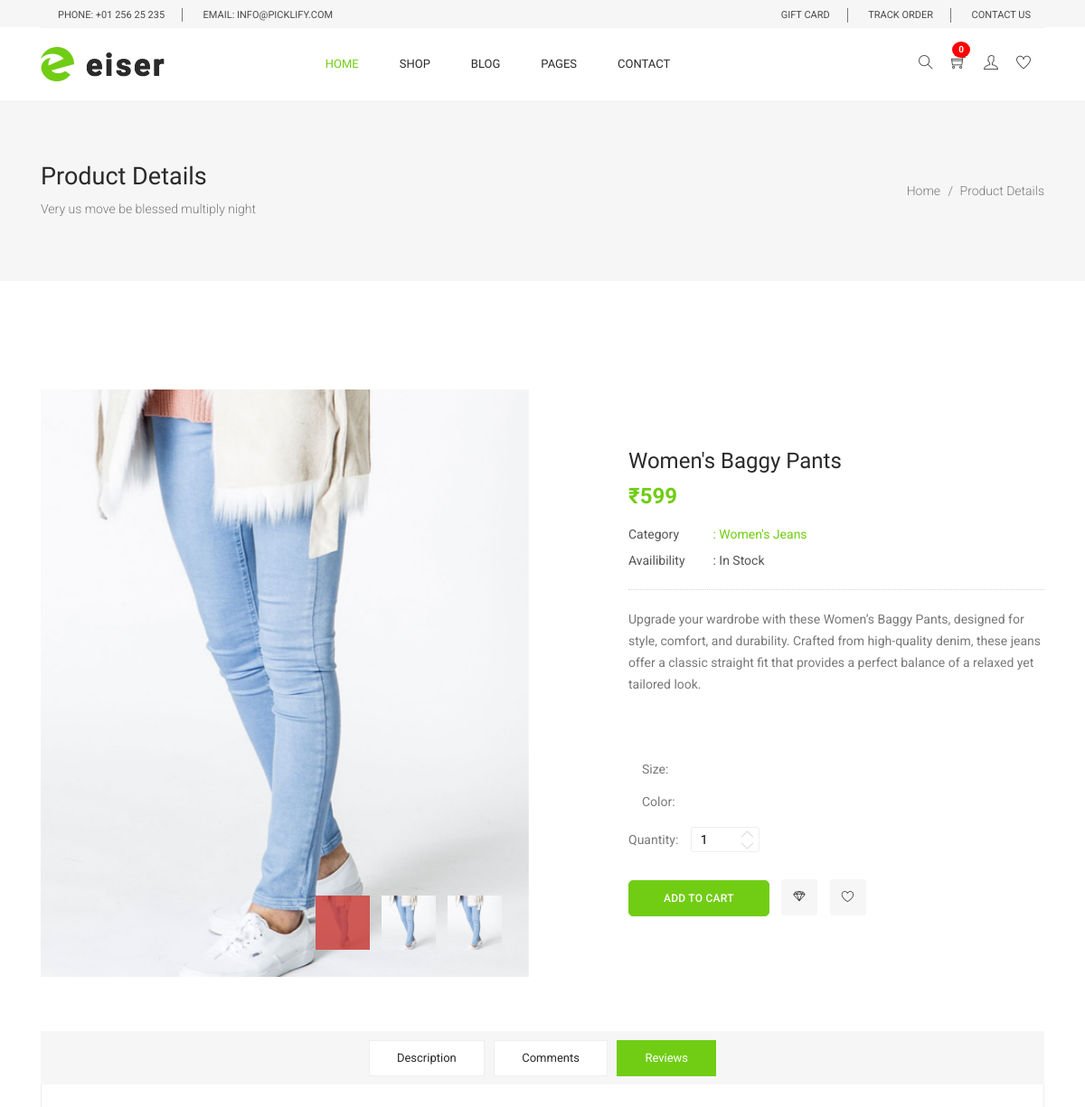
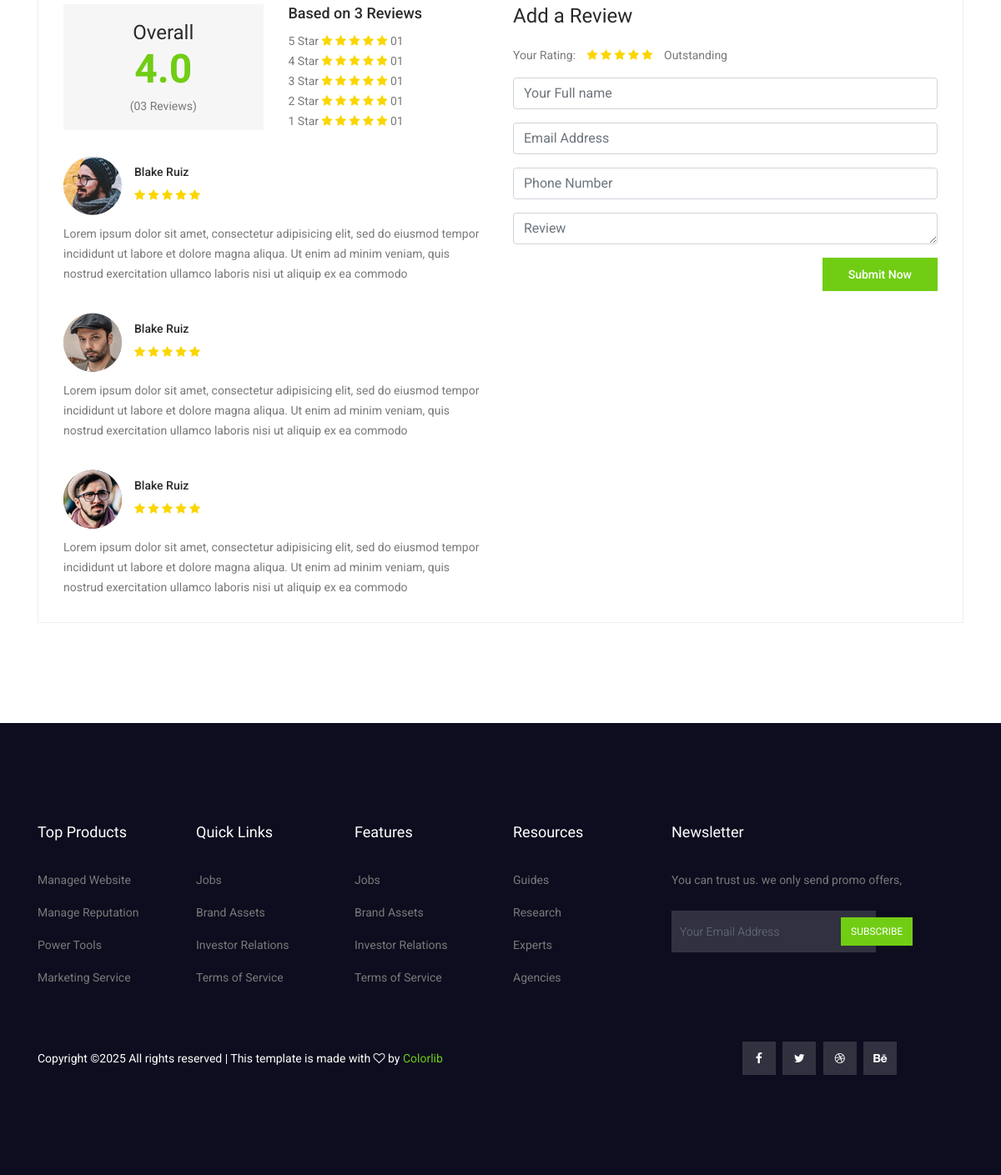
Page /product/womens-baggy-pants/ on the committed database (2 pictures, top to bottom).
### products/models.py (models this page shows, shortened)
class ProductImage(BaseModel):
    product = models.ForeignKey(Product, on_delete=models.CASCADE, related_name="product_images")
    image = models.ImageField(upload_to="product")

class Product(BaseModel):
    product_name = models.CharField(max_length=100)
    slug = models.SlugField(unique=True, null=True, blank=True)
    category = models.ForeignKey(Category, on_delete=models.CASCADE, related_name="products")
    price = models.IntegerField()
    product_description = models.TextField()
    color_variant = models.ManyToManyField(ColorVariant, blank=True)
    size_variant = models.ManyToManyField(SizeVariant, blank=True)

class Category(BaseModel):
    category_name = models.CharField(max_length=100)
    slug = models.SlugField(unique=True, null=True, blank=True)
    category_image = models.ImageField(upload_to="categories")
    def __str__(self) -> str:
        return self.category_name

### products/views.py (the view)
# urls.py: path('<slug>/', get_product, name='get_product'),
def get_product(request, slug):
    try:
        product = Product.objects.get(slug=slug)
        random_products = Product.objects.exclude(slug=slug).order_by('?')[:3]
        context = {'product': product, 'random_products': random_products}
        if request.GET.get('size'):
            size = request.GET.get('size').strip('"')
            price = product.get_product_size_by_size(size)  # Ensure this method exists in your model
            context['selected_size'] = size
            context['updated_price'] = price
        if request.GET.get('color'):
            selected_color = request.GET.get('color').strip('"')
            similar_products = Product.objects.filter(color_variant__color_name=selected_color)
            context['selected_color'] = selected_color
            context['similar_products'] = similar_products  # List of products with the selected color
        return render(request, 'product/product.html', context)
    except Product.DoesNotExist:
        return HttpResponseNotFound("Product not found")
    except Exception as e:
        print(e)
        return HttpResponseNotFound("An error occurred while fetching the product.")

### templates/product/product.html (shortened to what this page needs)
{% extends 'base/base.html' %} {% load static %} {% block content %}
<section class="banner_area">
  <div class="banner_inner d-flex align-items-center">
    <div class="container">
      <div
        class="banner_content d-md-flex justify-content-between align-items-center"
      >
        <div class="mb-3 mb-md-0">
          <h2>Product Details</h2>
          <p>Very us move be blessed multiply night</p>
        </div>
        <div class="page_link">
          <a href="index.html">Home</a>
          <a href="single-product.html">Product Details</a>
        </div>
      </div>
    </div>
  </div>
</section>
<div class="product_image_area">
  <div class="container">
    <div class="row s_product_inner">
      <div class="col-lg-6">
        <div class="s_product_img">
          <div
            id="carouselExampleIndicators"
            class="carousel slide"
            data-ride="carousel"
          >
            <ol class="carousel-indicators">
              {% for image in product.product_images.all %}
              <li
                data-target="#carouselExampleIndicators"
                data-slide-to="{{ forloop.counter0 }}"
                class="{% if forloop.first %}active{% endif %}"
              >
                <img
                src="/media/{{image.image}}"
                alt="{{ product.product_name }}"
                style="width: 60px; height: 60px; object-fit: cover;"
                />
              </li>
              {% endfor %}
            </ol>
            <div class="carousel-inner">
              {% for image in product.product_images.all %}
              <div
                class="carousel-item {% if forloop.first %}active{% endif %}"
              >
                <img
                  class="d-block w-100"
                  src="{{ image.image.url }}"
                  style="width: 500px; height: 650px; object-fit: cover;"
                  alt="{{ product.product_name }}"
                />
              </div>
              {% endfor %}
            </div>
          </div>
        </div>
      </div>
      <div class="col-lg-5 offset-lg-1">
        <div class="s_product_text">
          <h3>{{product.product_name}}</h3>
          <h2>
            {% if updated_price %}
            ₹{{updated_price}}
            {% else %}
            ₹{{product.price}}
            {% endif %}
          </h2>
          <ul class="list">
            <li>
              <a class="active" href="#">
                <span>Category</span> : {{product.category}}</a
              >
            </li>
            <li>
              <a href="#"> <span>Availibility</span> : In Stock</a>
            </li>
          </ul>
          <p>{{product.product_description}}</p>
            <div class="form-group col-md mb-2">
              <label for="size">Size:</label>
              <div class="color_selection">
                <label for="color">Color:</label>
              </div>
            </div>
          <div class="product_count">
            <label for="qty">Quantity:</label>
            <input
              type="text"
              name="qty"
              id="sst"
              maxlength="12"
              value="1"
              title="Quantity:"
              class="input-text qty"
            />
            <button
              onclick="var result = document.getElementById('sst'); var sst = result.value; if( !isNaN( sst )) result.value++;return false;"
              class="increase items-count"
              type="button"
            >
              <i class="lnr lnr-chevron-up"></i>
            </button>
            <button
              onclick="var result = document.getElementById('sst'); var sst = result.value; if( !isNaN( sst ) &amp;&amp; sst > 0 ) result.value--;return false;"
              class="reduced items-count"
              type="button"
            >
              <i class="lnr lnr-chevron-down"></i>
            </button>
          </div>
          <div class="card_area">
            <a class="main_btn" id="addToCartBtn" href="{% url 'add_to_cart' product.uid %}?variant={{selected_size}}&color={{ selected_color }}">Add to Cart</a>
            <a class="icon_btn" href="#">
              <i class="lnr lnr lnr-diamond"></i>
            </a>
            <a class="icon_btn" href="#">
              <i class="lnr lnr lnr-heart"></i>
            </a>
          </div>
        </div>
      </div>
    </div>
  </div>
</div>
<section class="product_description_area">
  <div class="container">
    <ul class="nav nav-tabs" id="myTab" role="tablist">
      <li class="nav-item">
        <a
          class="nav-link"
          id="home-tab"
          data-toggle="tab"
          href="#home"
          role="tab"
          aria-controls="home"
          aria-selected="true"
          >Description</a
        >
      </li>
      <li class="nav-item">
        <a
          class="nav-link"
          id="contact-tab"
          data-toggle="tab"
          href="#contact"
          role="tab"
          aria-controls="contact"
          aria-selected="false"
          >Comments</a
        >
      </li>
      <li class="nav-item">
        <a
          class="nav-link active"
          id="review-tab"
          data-toggle="tab"
          href="#review"
          role="tab"
          aria-controls="review"
          aria-selected="false"
          >Reviews</a
        >
      </li>
    </ul>
    <div class="tab-content" id="myTabContent">
      <div
        class="tab-pane fade show active"
        id="review"
        role="tabpanel"
        aria-labelledby="review-tab"
      >
        <div class="row">
          <div class="col-lg-6">
            <div class="row total_rate">
              <div class="col-6">
                <div class="box_total">
                  <h5>Overall</h5>
                  <h4>4.0</h4>
                  <h6>(03 Reviews)</h6>
                </div>
              </div>
              <div class="col-6">
                <div class="rating_list">
                  <h3>Based on 3 Reviews</h3>
                  <ul class="list">
                    <li>
                      <a href="#"
                        >5 Star
                        <i class="fa fa-star"></i>
                        <i class="fa fa-star"></i>
                        <i class="fa fa-star"></i>
                        <i class="fa fa-star"></i>
                        <i class="fa fa-star"></i> 01</a
                      >
                    </li>
                    <li>
                      <a href="#"
                        >4 Star
                        <i class="fa fa-star"></i>
                        <i class="fa fa-star"></i>
                        <i class="fa fa-star"></i>
                        <i class="fa fa-star"></i>
                        <i class="fa fa-star"></i> 01</a
                      >
                    </li>
                    <li>
                      <a href="#"
                        >3 Star
                        <i class="fa fa-star"></i>
                        <i class="fa fa-star"></i>
                        <i class="fa fa-star"></i>
                        <i class="fa fa-star"></i>
                        <i class="fa fa-star"></i> 01</a
                      >
                    </li>
                    <li>
                      <a href="#"
                        >2 Star
                        <i class="fa fa-star"></i>
                        <i class="fa fa-star"></i>
                        <i class="fa fa-star"></i>
                        <i class="fa fa-star"></i>
                        <i class="fa fa-star"></i> 01</a
                      >
                    </li>
                    <li>
                      <a href="#"
                        >1 Star
                        <i class="fa fa-star"></i>
                        <i class="fa fa-star"></i>
                        <i class="fa fa-star"></i>
                        <i class="fa fa-star"></i>
                        <i class="fa fa-star"></i> 01</a
                      >
                    </li>
                  </ul>
                </div>
              </div>
            </div>
            <div class="review_list">
              <div class="review_item">
                <div class="media">
                  <div class="d-flex">
                    <img src="{% static "img/product/single-product/review-1.png" %}" alt="" />
                  </div>
                  <div class="media-body">
                    <h4>Blake Ruiz</h4>
                    <i class="fa fa-star"></i>
                    <i class="fa fa-star"></i>
                    <i class="fa fa-star"></i>
                    <i class="fa fa-star"></i>
                    <i class="fa fa-star"></i>
                  </div>
                </div>
                <p>
                  Lorem ipsum dolor sit amet, consectetur adipisicing elit, sed
                  do eiusmod tempor incididunt ut labore et dolore magna aliqua.
                  Ut enim ad minim veniam, quis nostrud exercitation ullamco
                  laboris nisi ut aliquip ex ea commodo
                </p>
              </div>
              <div class="review_item">
                <div class="media">
                  <div class="d-flex">
                    <img src="{% static "img/product/single-product/review-2.png" %}" alt="" />
                  </div>
                  <div class="media-body">
                    <h4>Blake Ruiz</h4>
                    <i class="fa fa-star"></i>
                    <i class="fa fa-star"></i>
                    <i class="fa fa-star"></i>
                    <i class="fa fa-star"></i>
                    <i class="fa fa-star"></i>
                  </div>
                </div>
                <p>
                  Lorem ipsum dolor sit amet, consectetur adipisicing elit, sed
                  do eiusmod tempor incididunt ut labore et dolore magna aliqua.
                  Ut enim ad minim veniam, quis nostrud exercitation ullamco
                  laboris nisi ut aliquip ex ea commodo
                </p>
              </div>
              <div class="review_item">
                <div class="media">
                  <div class="d-flex">
                    <img src="{% static "img/product/single-product/review-3.png" %}" alt="" />
                  </div>
                  <div class="media-body">
                    <h4>Blake Ruiz</h4>
                    <i class="fa fa-star"></i>
                    <i class="fa fa-star"></i>
                    <i class="fa fa-star"></i>
                    <i class="fa fa-star"></i>
                    <i class="fa fa-star"></i>
                  </div>
                </div>
                <p>
                  Lorem ipsum dolor sit amet, consectetur adipisicing elit, sed
                  do eiusmod tempor incididunt ut labore et dolore magna aliqua.
                  Ut enim ad minim veniam, quis nostrud exercitation ullamco
                  laboris nisi ut aliquip ex ea commodo
                </p>
              </div>
            </div>
          </div>
          <div class="col-lg-6">
            <div class="review_box">
              <h4>Add a Review</h4>
              <p>Your Rating:</p>
              <ul class="list">
                <li>
                  <a href="#">
                    <i class="fa fa-star"></i>
                  </a>
                </li>
                <li>
                  <a href="#">
                    <i class="fa fa-star"></i>
                  </a>
                </li>
                <li>
                  <a href="#">
                    <i class="fa fa-star"></i>
                  </a>
                </li>
                <li>
                  <a href="#">
                    <i class="fa fa-star"></i>
                  </a>
                </li>
                <li>
                  <a href="#">
                    <i class="fa fa-star"></i>
                  </a>
                </li>
              </ul>
              <p>Outstanding</p>
              <div
                class="row contact_form"
                method="post"
                id="contactForm"
                novalidate="novalidate"
              >
                <div class="col-md-12">
                  <div class="form-group">
                    <input
                      type="text"
                      class="form-control"
                      id="name"
                      name="name"
                      placeholder="Your Full name"
                    />
                  </div>
                </div>
                <div class="col-md-12">
                  <div class="form-group">
                    <input
                      type="email"
                      class="form-control"
                      id="email"
                      name="email"
                      placeholder="Email Address"
                    />
                  </div>
                </div>
                <div class="col-md-12">
                  <div class="form-group">
                    <input
                      type="text"
                      class="form-control"
                      id="number"
                      name="number"
                      placeholder="Phone Number"
                    />
                  </div>
                </div>
                <div class="col-md-12">
                  <div class="form-group">
                    <textarea
                      class="form-control"
                      name="message"
                      id="message"
                      rows="1"
                      placeholder="Review"
                    ></textarea>
                  </div>
                </div>
                <div class="col-md-12 text-right">
                  <button type="submit" value="submit" class="btn submit_btn">
                    Submit Now
                  </button>
                </div>
            </div>
          </div>
        </div>
      </div>
    </div>
  </div>
</section>
{% endblock %}

### rows in the picture
ProductImage: image (picture)
ProductImage: image (picture)
ProductImage: image (picture)
Product: product_name "Women's Baggy Pants", price "599", category "Women's Jeans", product_description "Upgrade your wardrobe with these Women’s Baggy Pants, designed for style, comfort, and durability. Crafted from high-quality denim, these jeans offer a classic straight fit that provides a perfect balance of a relaxed yet tailored look."
